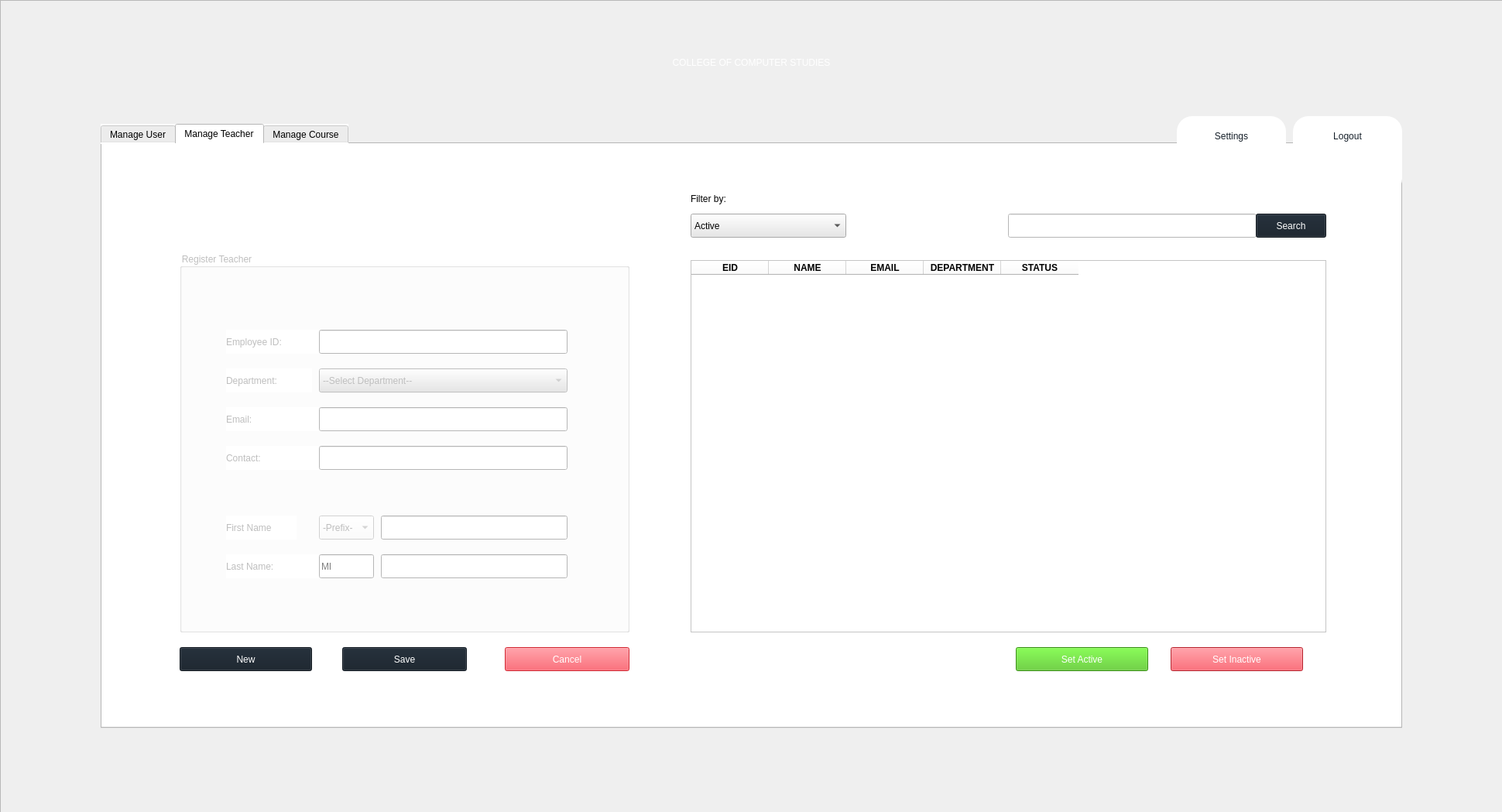
<?xml version="1.0" encoding="UTF-8"?>
<ui version="4.0">
 <class>loginFrame</class>
 <widget class="QDialog" name="loginFrame">
  <property name="geometry">
   <rect>
    <x>0</x>
    <y>0</y>
    <width>1940</width>
    <height>1049</height>
   </rect>
  </property>
  <property name="windowTitle">
   <string>Dialog</string>
  </property>
  <widget class="QFrame" name="frame">
   <property name="geometry">
    <rect>
     <x>0</x>
     <y>0</y>
     <width>1951</width>
     <height>1061</height>
    </rect>
   </property>
   <property name="frameShape">
    <enum>QFrame::StyledPanel</enum>
   </property>
   <property name="frameShadow">
    <enum>QFrame::Raised</enum>
   </property>
   <widget class="QLabel" name="label">
    <property name="geometry">
     <rect>
      <x>-10</x>
      <y>-10</y>
      <width>1951</width>
      <height>1071</height>
     </rect>
    </property>
    <property name="text">
     <string/>
    </property>
    <property name="pixmap">
     <pixmap>change pass.png</pixmap>
    </property>
   </widget>
   <widget class="QTabWidget" name="tabAdmin">
    <property name="geometry">
     <rect>
      <x>130</x>
      <y>160</y>
      <width>1681</width>
      <height>781</height>
     </rect>
    </property>
    <property name="cursor">
     <cursorShape>ArrowCursor</cursorShape>
    </property>
    <property name="mouseTracking">
     <bool>true</bool>
    </property>
    <property name="styleSheet">
     <string notr="true">font: 14pt &quot;Montserrat&quot;;
background-color: rgb(255, 255, 255);</string>
    </property>
    <property name="tabPosition">
     <enum>QTabWidget::North</enum>
    </property>
    <property name="tabShape">
     <enum>QTabWidget::Rounded</enum>
    </property>
    <property name="currentIndex">
     <number>1</number>
    </property>
    <property name="iconSize">
     <size>
      <width>20</width>
      <height>20</height>
     </size>
    </property>
    <widget class="QWidget" name="tabManageUser">
     <attribute name="title">
      <string>Manage User</string>
     </attribute>
     <widget class="QLabel" name="label_3">
      <property name="geometry">
       <rect>
        <x>100</x>
        <y>40</y>
        <width>131</width>
        <height>41</height>
       </rect>
      </property>
      <property name="text">
       <string>Filter by:</string>
      </property>
     </widget>
     <widget class="QComboBox" name="cmbFilter1">
      <property name="geometry">
       <rect>
        <x>100</x>
        <y>80</y>
        <width>201</width>
        <height>31</height>
       </rect>
      </property>
      <property name="cursor">
       <cursorShape>PointingHandCursor</cursorShape>
      </property>
      <property name="mouseTracking">
       <bool>true</bool>
      </property>
      <property name="styleSheet">
       <string notr="true">background-color: rgb(231, 231, 231);</string>
      </property>
      <property name="placeholderText">
       <string/>
      </property>
      <property name="frame">
       <bool>true</bool>
      </property>
      <item>
       <property name="text">
        <string>Active</string>
       </property>
      </item>
      <item>
       <property name="text">
        <string>Inactive</string>
       </property>
      </item>
      <item>
       <property name="text">
        <string>All</string>
       </property>
      </item>
     </widget>
     <widget class="QPushButton" name="btnSearch1">
      <property name="geometry">
       <rect>
        <x>1490</x>
        <y>80</y>
        <width>91</width>
        <height>31</height>
       </rect>
      </property>
      <property name="cursor">
       <cursorShape>PointingHandCursor</cursorShape>
      </property>
      <property name="mouseTracking">
       <bool>true</bool>
      </property>
      <property name="styleSheet">
       <string notr="true">color: rgb(255, 255, 255);
background-color: rgb(21, 31, 41);</string>
      </property>
      <property name="text">
       <string>Search</string>
      </property>
     </widget>
     <widget class="QLineEdit" name="inputSearch1">
      <property name="geometry">
       <rect>
        <x>1170</x>
        <y>80</y>
        <width>321</width>
        <height>31</height>
       </rect>
      </property>
      <property name="styleSheet">
       <string notr="true">background-color: rgb(255, 255, 255);</string>
      </property>
     </widget>
     <widget class="QTableWidget" name="widgetAdmin1">
      <property name="geometry">
       <rect>
        <x>100</x>
        <y>130</y>
        <width>1481</width>
        <height>521</height>
       </rect>
      </property>
      <property name="styleSheet">
       <string notr="true">background-color: rgb(255, 255, 255);</string>
      </property>
      <property name="alternatingRowColors">
       <bool>true</bool>
      </property>
      <property name="selectionBehavior">
       <enum>QAbstractItemView::SelectRows</enum>
      </property>
      <attribute name="horizontalHeaderStretchLastSection">
       <bool>true</bool>
      </attribute>
      <column>
       <property name="text">
        <string>SID</string>
       </property>
       <property name="font">
        <font>
         <weight>75</weight>
         <bold>true</bold>
        </font>
       </property>
      </column>
      <column>
       <property name="text">
        <string>LAST NAME</string>
       </property>
       <property name="font">
        <font>
         <weight>75</weight>
         <bold>true</bold>
        </font>
       </property>
      </column>
      <column>
       <property name="text">
        <string>FIRST NAME</string>
       </property>
       <property name="font">
        <font>
         <weight>75</weight>
         <bold>true</bold>
        </font>
       </property>
      </column>
      <column>
       <property name="text">
        <string>EMAIL</string>
       </property>
       <property name="font">
        <font>
         <weight>75</weight>
         <bold>true</bold>
        </font>
       </property>
      </column>
      <column>
       <property name="text">
        <string>STATUS</string>
       </property>
       <property name="font">
        <font>
         <weight>75</weight>
         <bold>true</bold>
        </font>
       </property>
      </column>
     </widget>
     <widget class="QPushButton" name="btnInactive1">
      <property name="geometry">
       <rect>
        <x>1400</x>
        <y>670</y>
        <width>171</width>
        <height>31</height>
       </rect>
      </property>
      <property name="cursor">
       <cursorShape>PointingHandCursor</cursorShape>
      </property>
      <property name="mouseTracking">
       <bool>true</bool>
      </property>
      <property name="styleSheet">
       <string notr="true">color: rgb(255, 255, 255);
background-color: rgb(255, 46, 60);</string>
      </property>
      <property name="text">
       <string>Set Inactive</string>
      </property>
     </widget>
     <widget class="QPushButton" name="btnActive1">
      <property name="geometry">
       <rect>
        <x>1200</x>
        <y>670</y>
        <width>171</width>
        <height>31</height>
       </rect>
      </property>
      <property name="cursor">
       <cursorShape>PointingHandCursor</cursorShape>
      </property>
      <property name="mouseTracking">
       <bool>true</bool>
      </property>
      <property name="styleSheet">
       <string notr="true">color: rgb(255, 255, 255);
background-color: rgb(77, 197, 26);</string>
      </property>
      <property name="text">
       <string>Set Active</string>
      </property>
     </widget>
    </widget>
    <widget class="QWidget" name="tabManageTeacher">
     <attribute name="title">
      <string>Manage Teacher</string>
     </attribute>
     <widget class="QGroupBox" name="groupTeacher">
      <property name="enabled">
       <bool>false</bool>
      </property>
      <property name="geometry">
       <rect>
        <x>100</x>
        <y>140</y>
        <width>581</width>
        <height>491</height>
       </rect>
      </property>
      <property name="styleSheet">
       <string notr="true"/>
      </property>
      <property name="title">
       <string>Register Teacher</string>
      </property>
      <widget class="QLabel" name="label_5">
       <property name="geometry">
        <rect>
         <x>60</x>
         <y>100</y>
         <width>141</width>
         <height>31</height>
        </rect>
       </property>
       <property name="styleSheet">
        <string notr="true">font: 12pt &quot;Montserrat&quot;;</string>
       </property>
       <property name="text">
        <string>Employee ID:</string>
       </property>
      </widget>
      <widget class="QLabel" name="label_6">
       <property name="geometry">
        <rect>
         <x>60</x>
         <y>200</y>
         <width>141</width>
         <height>31</height>
        </rect>
       </property>
       <property name="styleSheet">
        <string notr="true">font: 12pt &quot;Montserrat&quot;;</string>
       </property>
       <property name="text">
        <string>Email:</string>
       </property>
      </widget>
      <widget class="QLineEdit" name="inputEmployeeID">
       <property name="geometry">
        <rect>
         <x>180</x>
         <y>100</y>
         <width>321</width>
         <height>31</height>
        </rect>
       </property>
       <property name="styleSheet">
        <string notr="true">background-color: rgb(255, 255, 255);</string>
       </property>
      </widget>
      <widget class="QLineEdit" name="inputTeacherEmail">
       <property name="geometry">
        <rect>
         <x>180</x>
         <y>200</y>
         <width>321</width>
         <height>31</height>
        </rect>
       </property>
       <property name="styleSheet">
        <string notr="true">background-color: rgb(255, 255, 255);</string>
       </property>
      </widget>
      <widget class="QLabel" name="label_8">
       <property name="geometry">
        <rect>
         <x>60</x>
         <y>390</y>
         <width>141</width>
         <height>31</height>
        </rect>
       </property>
       <property name="styleSheet">
        <string notr="true">font: 12pt &quot;Montserrat&quot;;</string>
       </property>
       <property name="text">
        <string>Last Name:</string>
       </property>
      </widget>
      <widget class="QLineEdit" name="inputTeacherLast">
       <property name="geometry">
        <rect>
         <x>260</x>
         <y>390</y>
         <width>241</width>
         <height>31</height>
        </rect>
       </property>
       <property name="styleSheet">
        <string notr="true">background-color: rgb(255, 255, 255);</string>
       </property>
      </widget>
      <widget class="QLineEdit" name="inputTeacherMI">
       <property name="geometry">
        <rect>
         <x>180</x>
         <y>390</y>
         <width>71</width>
         <height>31</height>
        </rect>
       </property>
       <property name="styleSheet">
        <string notr="true">background-color: rgb(255, 255, 255);</string>
       </property>
       <property name="placeholderText">
        <string>MI</string>
       </property>
      </widget>
      <widget class="QLineEdit" name="inputTeacherFirst">
       <property name="geometry">
        <rect>
         <x>260</x>
         <y>340</y>
         <width>241</width>
         <height>31</height>
        </rect>
       </property>
       <property name="styleSheet">
        <string notr="true">background-color: rgb(255, 255, 255);</string>
       </property>
       <property name="text">
        <string/>
       </property>
      </widget>
      <widget class="QLabel" name="label_10">
       <property name="geometry">
        <rect>
         <x>60</x>
         <y>340</y>
         <width>91</width>
         <height>31</height>
        </rect>
       </property>
       <property name="styleSheet">
        <string notr="true">font: 12pt &quot;Montserrat&quot;;</string>
       </property>
       <property name="text">
        <string>First Name</string>
       </property>
      </widget>
      <widget class="QLabel" name="label_12">
       <property name="geometry">
        <rect>
         <x>60</x>
         <y>250</y>
         <width>141</width>
         <height>31</height>
        </rect>
       </property>
       <property name="styleSheet">
        <string notr="true">font: 12pt &quot;Montserrat&quot;;</string>
       </property>
       <property name="text">
        <string>Contact:</string>
       </property>
      </widget>
      <widget class="QLineEdit" name="inputTeacherContact">
       <property name="geometry">
        <rect>
         <x>180</x>
         <y>250</y>
         <width>321</width>
         <height>31</height>
        </rect>
       </property>
       <property name="styleSheet">
        <string notr="true">background-color: rgb(255, 255, 255);</string>
       </property>
      </widget>
      <widget class="QComboBox" name="cmbDepartment">
       <property name="geometry">
        <rect>
         <x>180</x>
         <y>150</y>
         <width>321</width>
         <height>31</height>
        </rect>
       </property>
       <property name="cursor">
        <cursorShape>PointingHandCursor</cursorShape>
       </property>
       <property name="mouseTracking">
        <bool>true</bool>
       </property>
       <property name="styleSheet">
        <string notr="true">background-color: rgb(231, 231, 231);</string>
       </property>
       <property name="placeholderText">
        <string/>
       </property>
       <property name="frame">
        <bool>true</bool>
       </property>
       <item>
        <property name="text">
         <string>--Select Department--</string>
        </property>
       </item>
       <item>
        <property name="text">
         <string>BSCS</string>
        </property>
       </item>
       <item>
        <property name="text">
         <string>BSIT</string>
        </property>
       </item>
       <item>
        <property name="text">
         <string>BSIS</string>
        </property>
       </item>
      </widget>
      <widget class="QLabel" name="label_13">
       <property name="geometry">
        <rect>
         <x>60</x>
         <y>150</y>
         <width>111</width>
         <height>31</height>
        </rect>
       </property>
       <property name="styleSheet">
        <string notr="true">font: 12pt &quot;Montserrat&quot;;</string>
       </property>
       <property name="text">
        <string>Department:</string>
       </property>
      </widget>
      <widget class="QComboBox" name="cmbPrefix">
       <property name="geometry">
        <rect>
         <x>180</x>
         <y>340</y>
         <width>71</width>
         <height>31</height>
        </rect>
       </property>
       <property name="frame">
        <bool>true</bool>
       </property>
       <item>
        <property name="text">
         <string>-Prefix-</string>
        </property>
       </item>
       <item>
        <property name="text">
         <string>Mr.</string>
        </property>
       </item>
       <item>
        <property name="text">
         <string>Ms.</string>
        </property>
       </item>
       <item>
        <property name="text">
         <string>Mrs.</string>
        </property>
       </item>
      </widget>
      <zorder>label_8</zorder>
      <zorder>inputTeacherMI</zorder>
      <zorder>label_5</zorder>
      <zorder>label_6</zorder>
      <zorder>inputEmployeeID</zorder>
      <zorder>inputTeacherEmail</zorder>
      <zorder>inputTeacherLast</zorder>
      <zorder>inputTeacherFirst</zorder>
      <zorder>label_10</zorder>
      <zorder>label_12</zorder>
      <zorder>inputTeacherContact</zorder>
      <zorder>cmbDepartment</zorder>
      <zorder>label_13</zorder>
      <zorder>cmbPrefix</zorder>
     </widget>
     <widget class="QComboBox" name="cmbFilter2">
      <property name="geometry">
       <rect>
        <x>760</x>
        <y>90</y>
        <width>201</width>
        <height>31</height>
       </rect>
      </property>
      <property name="cursor">
       <cursorShape>PointingHandCursor</cursorShape>
      </property>
      <property name="mouseTracking">
       <bool>true</bool>
      </property>
      <property name="styleSheet">
       <string notr="true">background-color: rgb(231, 231, 231);</string>
      </property>
      <property name="placeholderText">
       <string/>
      </property>
      <property name="frame">
       <bool>true</bool>
      </property>
      <item>
       <property name="text">
        <string>Active</string>
       </property>
      </item>
      <item>
       <property name="text">
        <string>Inactive</string>
       </property>
      </item>
      <item>
       <property name="text">
        <string>All</string>
       </property>
      </item>
     </widget>
     <widget class="QLabel" name="label_7">
      <property name="geometry">
       <rect>
        <x>760</x>
        <y>50</y>
        <width>131</width>
        <height>41</height>
       </rect>
      </property>
      <property name="text">
       <string>Filter by:</string>
      </property>
     </widget>
     <widget class="QLineEdit" name="inputSearch2">
      <property name="geometry">
       <rect>
        <x>1170</x>
        <y>90</y>
        <width>321</width>
        <height>31</height>
       </rect>
      </property>
      <property name="styleSheet">
       <string notr="true">background-color: rgb(255, 255, 255);</string>
      </property>
     </widget>
     <widget class="QPushButton" name="btnSearch2">
      <property name="geometry">
       <rect>
        <x>1490</x>
        <y>90</y>
        <width>91</width>
        <height>31</height>
       </rect>
      </property>
      <property name="cursor">
       <cursorShape>PointingHandCursor</cursorShape>
      </property>
      <property name="mouseTracking">
       <bool>true</bool>
      </property>
      <property name="styleSheet">
       <string notr="true">color: rgb(255, 255, 255);
background-color: rgb(21, 31, 41);</string>
      </property>
      <property name="text">
       <string>Search</string>
      </property>
     </widget>
     <widget class="QPushButton" name="btnTeacherSave">
      <property name="enabled">
       <bool>false</bool>
      </property>
      <property name="geometry">
       <rect>
        <x>310</x>
        <y>650</y>
        <width>161</width>
        <height>31</height>
       </rect>
      </property>
      <property name="cursor">
       <cursorShape>PointingHandCursor</cursorShape>
      </property>
      <property name="mouseTracking">
       <bool>true</bool>
      </property>
      <property name="styleSheet">
       <string notr="true">color: rgb(255, 255, 255);
background-color: rgb(21, 31, 41);</string>
      </property>
      <property name="text">
       <string>Save</string>
      </property>
     </widget>
     <widget class="QPushButton" name="btnTeacherCancel">
      <property name="enabled">
       <bool>false</bool>
      </property>
      <property name="geometry">
       <rect>
        <x>520</x>
        <y>650</y>
        <width>161</width>
        <height>31</height>
       </rect>
      </property>
      <property name="cursor">
       <cursorShape>PointingHandCursor</cursorShape>
      </property>
      <property name="mouseTracking">
       <bool>true</bool>
      </property>
      <property name="styleSheet">
       <string notr="true">color: rgb(255, 255, 255);
background-color: rgb(255, 46, 60);</string>
      </property>
      <property name="text">
       <string>Cancel</string>
      </property>
     </widget>
     <widget class="QPushButton" name="btnTeacherNew">
      <property name="geometry">
       <rect>
        <x>100</x>
        <y>650</y>
        <width>171</width>
        <height>31</height>
       </rect>
      </property>
      <property name="cursor">
       <cursorShape>PointingHandCursor</cursorShape>
      </property>
      <property name="mouseTracking">
       <bool>true</bool>
      </property>
      <property name="styleSheet">
       <string notr="true">color: rgb(255, 255, 255);
background-color: rgb(21, 31, 41);</string>
      </property>
      <property name="text">
       <string>New</string>
      </property>
     </widget>
     <widget class="QPushButton" name="btnInactive2">
      <property name="geometry">
       <rect>
        <x>1380</x>
        <y>650</y>
        <width>171</width>
        <height>31</height>
       </rect>
      </property>
      <property name="cursor">
       <cursorShape>PointingHandCursor</cursorShape>
      </property>
      <property name="mouseTracking">
       <bool>true</bool>
      </property>
      <property name="styleSheet">
       <string notr="true">color: rgb(255, 255, 255);
background-color: rgb(255, 46, 60);</string>
      </property>
      <property name="text">
       <string>Set Inactive</string>
      </property>
     </widget>
     <widget class="QPushButton" name="btnActive2">
      <property name="geometry">
       <rect>
        <x>1180</x>
        <y>650</y>
        <width>171</width>
        <height>31</height>
       </rect>
      </property>
      <property name="cursor">
       <cursorShape>PointingHandCursor</cursorShape>
      </property>
      <property name="mouseTracking">
       <bool>true</bool>
      </property>
      <property name="styleSheet">
       <string notr="true">color: rgb(255, 255, 255);
background-color: rgb(77, 197, 26);</string>
      </property>
      <property name="text">
       <string>Set Active</string>
      </property>
     </widget>
     <widget class="QTableWidget" name="widgetAdmin2">
      <property name="geometry">
       <rect>
        <x>760</x>
        <y>150</y>
        <width>821</width>
        <height>481</height>
       </rect>
      </property>
      <property name="styleSheet">
       <string notr="true">background-color: rgb(255, 255, 255);</string>
      </property>
      <property name="alternatingRowColors">
       <bool>true</bool>
      </property>
      <property name="selectionBehavior">
       <enum>QAbstractItemView::SelectRows</enum>
      </property>
      <attribute name="horizontalHeaderCascadingSectionResizes">
       <bool>false</bool>
      </attribute>
      <attribute name="horizontalHeaderShowSortIndicator" stdset="0">
       <bool>false</bool>
      </attribute>
      <attribute name="horizontalHeaderStretchLastSection">
       <bool>false</bool>
      </attribute>
      <attribute name="verticalHeaderVisible">
       <bool>false</bool>
      </attribute>
      <attribute name="verticalHeaderShowSortIndicator" stdset="0">
       <bool>false</bool>
      </attribute>
      <attribute name="verticalHeaderStretchLastSection">
       <bool>false</bool>
      </attribute>
      <column>
       <property name="text">
        <string>EID</string>
       </property>
       <property name="font">
        <font>
         <weight>75</weight>
         <bold>true</bold>
        </font>
       </property>
      </column>
      <column>
       <property name="text">
        <string>NAME</string>
       </property>
       <property name="font">
        <font>
         <weight>75</weight>
         <bold>true</bold>
        </font>
       </property>
      </column>
      <column>
       <property name="text">
        <string>EMAIL</string>
       </property>
       <property name="font">
        <font>
         <weight>75</weight>
         <bold>true</bold>
        </font>
       </property>
      </column>
      <column>
       <property name="text">
        <string>DEPARTMENT</string>
       </property>
       <property name="font">
        <font>
         <weight>75</weight>
         <bold>true</bold>
        </font>
       </property>
      </column>
      <column>
       <property name="text">
        <string>STATUS</string>
       </property>
       <property name="font">
        <font>
         <weight>75</weight>
         <bold>true</bold>
        </font>
       </property>
      </column>
     </widget>
     <zorder>label_7</zorder>
     <zorder>groupTeacher</zorder>
     <zorder>cmbFilter2</zorder>
     <zorder>inputSearch2</zorder>
     <zorder>btnSearch2</zorder>
     <zorder>btnTeacherSave</zorder>
     <zorder>btnTeacherCancel</zorder>
     <zorder>btnTeacherNew</zorder>
     <zorder>btnInactive2</zorder>
     <zorder>btnActive2</zorder>
     <zorder>widgetAdmin2</zorder>
    </widget>
    <widget class="QWidget" name="tabManageCourse">
     <attribute name="title">
      <string>Manage Course</string>
     </attribute>
     <widget class="QComboBox" name="cmbFilter3">
      <property name="geometry">
       <rect>
        <x>760</x>
        <y>90</y>
        <width>201</width>
        <height>31</height>
       </rect>
      </property>
      <property name="cursor">
       <cursorShape>PointingHandCursor</cursorShape>
      </property>
      <property name="mouseTracking">
       <bool>true</bool>
      </property>
      <property name="styleSheet">
       <string notr="true">background-color: rgb(231, 231, 231);</string>
      </property>
      <property name="placeholderText">
       <string/>
      </property>
      <property name="frame">
       <bool>true</bool>
      </property>
      <item>
       <property name="text">
        <string>Active</string>
       </property>
      </item>
      <item>
       <property name="text">
        <string>Inactive</string>
       </property>
      </item>
      <item>
       <property name="text">
        <string>All</string>
       </property>
      </item>
     </widget>
     <widget class="QGroupBox" name="groupCourse">
      <property name="enabled">
       <bool>false</bool>
      </property>
      <property name="geometry">
       <rect>
        <x>100</x>
        <y>140</y>
        <width>581</width>
        <height>491</height>
       </rect>
      </property>
      <property name="styleSheet">
       <string notr="true"/>
      </property>
      <property name="title">
       <string>Register Course</string>
      </property>
      <widget class="QLabel" name="label_14">
       <property name="geometry">
        <rect>
         <x>60</x>
         <y>60</y>
         <width>141</width>
         <height>31</height>
        </rect>
       </property>
       <property name="styleSheet">
        <string notr="true">font: 12pt &quot;Montserrat&quot;;</string>
       </property>
       <property name="text">
        <string>Course Code:</string>
       </property>
      </widget>
      <widget class="QLabel" name="label_15">
       <property name="geometry">
        <rect>
         <x>60</x>
         <y>140</y>
         <width>171</width>
         <height>31</height>
        </rect>
       </property>
       <property name="styleSheet">
        <string notr="true">font: 12pt &quot;Montserrat&quot;;</string>
       </property>
       <property name="text">
        <string>Course Description:</string>
       </property>
      </widget>
      <widget class="QLineEdit" name="inputCourseCode">
       <property name="geometry">
        <rect>
         <x>60</x>
         <y>90</y>
         <width>441</width>
         <height>31</height>
        </rect>
       </property>
       <property name="styleSheet">
        <string notr="true">background-color: rgb(255, 255, 255);</string>
       </property>
      </widget>
      <widget class="QTextEdit" name="inputCourseDescription">
       <property name="geometry">
        <rect>
         <x>60</x>
         <y>170</y>
         <width>441</width>
         <height>281</height>
        </rect>
       </property>
      </widget>
     </widget>
     <widget class="QPushButton" name="btnSearch3">
      <property name="geometry">
       <rect>
        <x>1490</x>
        <y>90</y>
        <width>91</width>
        <height>31</height>
       </rect>
      </property>
      <property name="cursor">
       <cursorShape>PointingHandCursor</cursorShape>
      </property>
      <property name="mouseTracking">
       <bool>true</bool>
      </property>
      <property name="styleSheet">
       <string notr="true">color: rgb(255, 255, 255);
background-color: rgb(21, 31, 41);</string>
      </property>
      <property name="text">
       <string>Search</string>
      </property>
     </widget>
     <widget class="QLineEdit" name="inputSearch3">
      <property name="geometry">
       <rect>
        <x>1170</x>
        <y>90</y>
        <width>321</width>
        <height>31</height>
       </rect>
      </property>
      <property name="styleSheet">
       <string notr="true">background-color: rgb(255, 255, 255);</string>
      </property>
     </widget>
     <widget class="QTableWidget" name="widgetAdmin3">
      <property name="geometry">
       <rect>
        <x>760</x>
        <y>150</y>
        <width>821</width>
        <height>481</height>
       </rect>
      </property>
      <property name="styleSheet">
       <string notr="true">background-color: rgb(255, 255, 255);</string>
      </property>
      <property name="alternatingRowColors">
       <bool>true</bool>
      </property>
      <property name="selectionBehavior">
       <enum>QAbstractItemView::SelectRows</enum>
      </property>
      <attribute name="horizontalHeaderShowSortIndicator" stdset="0">
       <bool>false</bool>
      </attribute>
      <attribute name="horizontalHeaderStretchLastSection">
       <bool>false</bool>
      </attribute>
      <attribute name="verticalHeaderVisible">
       <bool>false</bool>
      </attribute>
      <attribute name="verticalHeaderShowSortIndicator" stdset="0">
       <bool>false</bool>
      </attribute>
      <attribute name="verticalHeaderStretchLastSection">
       <bool>false</bool>
      </attribute>
      <column>
       <property name="text">
        <string>CID</string>
       </property>
       <property name="font">
        <font>
         <weight>75</weight>
         <bold>true</bold>
        </font>
       </property>
      </column>
      <column>
       <property name="text">
        <string>COURSE CODE</string>
       </property>
       <property name="font">
        <font>
         <weight>75</weight>
         <bold>true</bold>
        </font>
       </property>
      </column>
      <column>
       <property name="text">
        <string>COURSE DESC</string>
       </property>
       <property name="font">
        <font>
         <weight>75</weight>
         <bold>true</bold>
        </font>
       </property>
      </column>
      <column>
       <property name="text">
        <string>STATUS</string>
       </property>
       <property name="font">
        <font>
         <weight>75</weight>
         <bold>true</bold>
        </font>
       </property>
      </column>
     </widget>
     <widget class="QLabel" name="label_22">
      <property name="geometry">
       <rect>
        <x>760</x>
        <y>50</y>
        <width>131</width>
        <height>41</height>
       </rect>
      </property>
      <property name="text">
       <string>Filter by:</string>
      </property>
     </widget>
     <widget class="QPushButton" name="btnCourseNew">
      <property name="geometry">
       <rect>
        <x>100</x>
        <y>650</y>
        <width>171</width>
        <height>31</height>
       </rect>
      </property>
      <property name="cursor">
       <cursorShape>PointingHandCursor</cursorShape>
      </property>
      <property name="mouseTracking">
       <bool>true</bool>
      </property>
      <property name="styleSheet">
       <string notr="true">color: rgb(255, 255, 255);
background-color: rgb(21, 31, 41);</string>
      </property>
      <property name="text">
       <string>New</string>
      </property>
     </widget>
     <widget class="QPushButton" name="btnCourseSave">
      <property name="enabled">
       <bool>false</bool>
      </property>
      <property name="geometry">
       <rect>
        <x>310</x>
        <y>650</y>
        <width>161</width>
        <height>31</height>
       </rect>
      </property>
      <property name="cursor">
       <cursorShape>PointingHandCursor</cursorShape>
      </property>
      <property name="mouseTracking">
       <bool>true</bool>
      </property>
      <property name="styleSheet">
       <string notr="true">color: rgb(255, 255, 255);
background-color: rgb(21, 31, 41);</string>
      </property>
      <property name="text">
       <string>Save</string>
      </property>
     </widget>
     <widget class="QPushButton" name="btnCourseCancel">
      <property name="enabled">
       <bool>false</bool>
      </property>
      <property name="geometry">
       <rect>
        <x>520</x>
        <y>650</y>
        <width>161</width>
        <height>31</height>
       </rect>
      </property>
      <property name="cursor">
       <cursorShape>PointingHandCursor</cursorShape>
      </property>
      <property name="mouseTracking">
       <bool>true</bool>
      </property>
      <property name="styleSheet">
       <string notr="true">color: rgb(255, 255, 255);
background-color: rgb(255, 46, 60);</string>
      </property>
      <property name="text">
       <string>Cancel</string>
      </property>
     </widget>
     <widget class="QPushButton" name="btnActive3">
      <property name="geometry">
       <rect>
        <x>1180</x>
        <y>650</y>
        <width>171</width>
        <height>31</height>
       </rect>
      </property>
      <property name="cursor">
       <cursorShape>PointingHandCursor</cursorShape>
      </property>
      <property name="mouseTracking">
       <bool>true</bool>
      </property>
      <property name="styleSheet">
       <string notr="true">color: rgb(255, 255, 255);
background-color: rgb(77, 197, 26);</string>
      </property>
      <property name="text">
       <string>Set Active</string>
      </property>
     </widget>
     <widget class="QPushButton" name="btnInactive3">
      <property name="geometry">
       <rect>
        <x>1380</x>
        <y>650</y>
        <width>171</width>
        <height>31</height>
       </rect>
      </property>
      <property name="cursor">
       <cursorShape>PointingHandCursor</cursorShape>
      </property>
      <property name="mouseTracking">
       <bool>true</bool>
      </property>
      <property name="styleSheet">
       <string notr="true">color: rgb(255, 255, 255);
background-color: rgb(255, 46, 60);</string>
      </property>
      <property name="text">
       <string>Set Inactive</string>
      </property>
     </widget>
     <zorder>label_22</zorder>
     <zorder>cmbFilter3</zorder>
     <zorder>groupCourse</zorder>
     <zorder>btnSearch3</zorder>
     <zorder>inputSearch3</zorder>
     <zorder>widgetAdmin3</zorder>
     <zorder>btnCourseNew</zorder>
     <zorder>btnCourseSave</zorder>
     <zorder>btnCourseCancel</zorder>
     <zorder>btnActive3</zorder>
     <zorder>btnInactive3</zorder>
    </widget>
   </widget>
   <widget class="QFrame" name="frame_5">
    <property name="geometry">
     <rect>
      <x>1520</x>
      <y>150</y>
      <width>141</width>
      <height>101</height>
     </rect>
    </property>
    <property name="styleSheet">
     <string notr="true">background-color: rgb(255, 255, 255);
border-radius:20px;</string>
    </property>
    <property name="frameShape">
     <enum>QFrame::StyledPanel</enum>
    </property>
    <property name="frameShadow">
     <enum>QFrame::Raised</enum>
    </property>
    <widget class="QPushButton" name="btnAdminSettings">
     <property name="geometry">
      <rect>
       <x>10</x>
       <y>10</y>
       <width>121</width>
       <height>31</height>
      </rect>
     </property>
     <property name="cursor">
      <cursorShape>PointingHandCursor</cursorShape>
     </property>
     <property name="mouseTracking">
      <bool>true</bool>
     </property>
     <property name="styleSheet">
      <string notr="true">color: rgb(21, 31, 41);
background-color: rgb(255, 255, 255);
border-radius: 40px;
font: 14pt &quot;Montserrat&quot;;</string>
     </property>
     <property name="text">
      <string>Settings</string>
     </property>
    </widget>
   </widget>
   <widget class="QFrame" name="adminFrameNew">
    <property name="geometry">
     <rect>
      <x>1670</x>
      <y>150</y>
      <width>141</width>
      <height>101</height>
     </rect>
    </property>
    <property name="styleSheet">
     <string notr="true">background-color: rgb(255, 255, 255);
border-radius:20px;</string>
    </property>
    <property name="frameShape">
     <enum>QFrame::StyledPanel</enum>
    </property>
    <property name="frameShadow">
     <enum>QFrame::Raised</enum>
    </property>
    <widget class="QPushButton" name="btnAdminLogout">
     <property name="geometry">
      <rect>
       <x>10</x>
       <y>10</y>
       <width>121</width>
       <height>31</height>
      </rect>
     </property>
     <property name="cursor">
      <cursorShape>PointingHandCursor</cursorShape>
     </property>
     <property name="mouseTracking">
      <bool>true</bool>
     </property>
     <property name="styleSheet">
      <string notr="true">color: rgb(21, 31, 41);
background-color: rgb(255, 255, 255);
border-radius: 40px;
font: 14pt &quot;Montserrat&quot;;</string>
     </property>
     <property name="text">
      <string>Logout</string>
     </property>
    </widget>
   </widget>
   <widget class="QLabel" name="label_9">
    <property name="geometry">
     <rect>
      <x>0</x>
      <y>50</y>
      <width>1941</width>
      <height>61</height>
     </rect>
    </property>
    <property name="styleSheet">
     <string notr="true">font: 55pt &quot;Bebas&quot;;
color: rgb(255, 255, 255);</string>
    </property>
    <property name="text">
     <string>COLLEGE OF COMPUTER STUDIES</string>
    </property>
    <property name="alignment">
     <set>Qt::AlignCenter</set>
    </property>
   </widget>
  </widget>
 </widget>
 <tabstops>
  <tabstop>cmbFilter1</tabstop>
  <tabstop>inputSearch1</tabstop>
  <tabstop>btnSearch1</tabstop>
  <tabstop>btnInactive1</tabstop>
  <tabstop>btnTeacherNew</tabstop>
  <tabstop>inputEmployeeID</tabstop>
  <tabstop>cmbDepartment</tabstop>
  <tabstop>inputTeacherEmail</tabstop>
  <tabstop>inputTeacherContact</tabstop>
  <tabstop>cmbPrefix</tabstop>
  <tabstop>inputTeacherFirst</tabstop>
  <tabstop>inputTeacherMI</tabstop>
  <tabstop>inputTeacherLast</tabstop>
  <tabstop>btnTeacherSave</tabstop>
  <tabstop>btnTeacherCancel</tabstop>
  <tabstop>cmbFilter2</tabstop>
  <tabstop>inputSearch2</tabstop>
  <tabstop>btnSearch2</tabstop>
  <tabstop>widgetAdmin2</tabstop>
  <tabstop>btnActive2</tabstop>
  <tabstop>btnInactive2</tabstop>
  <tabstop>btnCourseNew</tabstop>
  <tabstop>inputCourseCode</tabstop>
  <tabstop>inputCourseDescription</tabstop>
  <tabstop>btnCourseSave</tabstop>
  <tabstop>btnCourseCancel</tabstop>
  <tabstop>cmbFilter3</tabstop>
  <tabstop>inputSearch3</tabstop>
  <tabstop>btnSearch3</tabstop>
  <tabstop>widgetAdmin3</tabstop>
  <tabstop>btnActive3</tabstop>
  <tabstop>btnInactive3</tabstop>
  <tabstop>btnAdminSettings</tabstop>
  <tabstop>btnAdminLogout</tabstop>
  <tabstop>widgetAdmin1</tabstop>
  <tabstop>tabAdmin</tabstop>
 </tabstops>
 <resources/>
 <connections/>
</ui>
